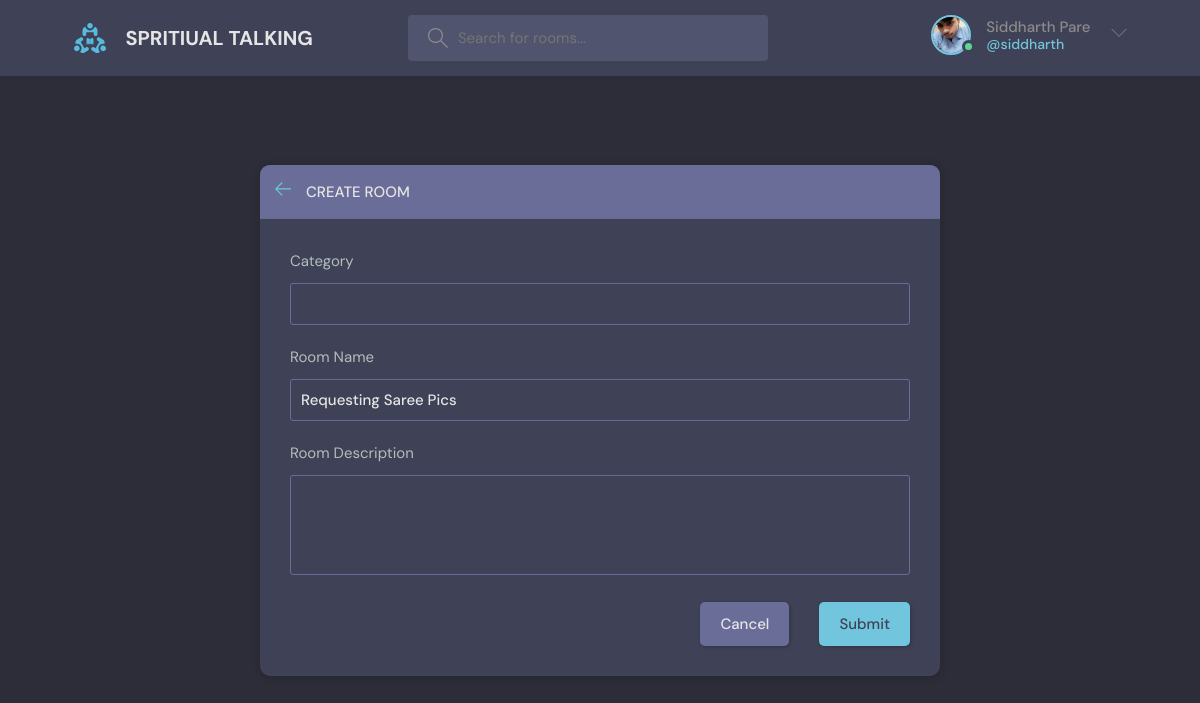
Screenshot of /update-room/2/ (signed in) with the database file from the repository.
### base/models.py (models this page shows, shortened)
class User(AbstractUser):
    name = models.CharField(max_length=200, null = True)
    email = models.EmailField(unique = True, null = True)
    bio = models.TextField(null = True)
    avatar = models.ImageField(null=True, default="avatar.svg")
    USERNAME_FIELD = 'username'
    REQUIRED_FIELDS = []

class Room(models.Model):
    host = models.ForeignKey(User, on_delete=models.SET_NULL, null=True)
    topic = models.ForeignKey(Topic, on_delete=models.SET_NULL, null=True)
    name = models.CharField(max_length=200)
    description = models.TextField(null=True, blank=True)
    participants = models.ManyToManyField(User, related_name='participants', blank=True)
    updated = models.DateTimeField(auto_now=True)
    created = models.DateTimeField(auto_now_add=True)
    class Meta:
        ordering = ['-updated', '-created']

### base/views.py (the view, shortened to what this page needs)
# urls.py: path('update-room/<int:pk>/', updateRoom, name = "update-room"),
@login_required(login_url='login')
def updateRoom(request, pk):
    room = Room.objects.get(id=pk)
    form = RoomForm(instance=room)
    topics = Topic.objects.all()
    if request.user != room.host:
        return HttpResponse('You are not allowed here')
    context = {'form': form, 'topics':topics, 'room':room}
    return render(request, 'base/room_form.html',context)

### base/forms.py
class RoomForm(ModelForm):
    class Meta:
        model = Room
        fields = '__all__'
        exclude = ['host', 'participants']

### base/templates/base/room_form.html (shortened to what this page needs)
{% extends 'base/_base.html' %}
{% block content %}
  <main class="create-room layout">
    <div class="container">
      <div class="layout__box">
        <div class="layout__boxHeader">
          <div class="layout__boxTitle">
            <a href="{% url 'home' %}">
              <svg version="1.1" xmlns="http://www.w3.org/2000/svg" width="32" height="32" viewBox="0 0 32 32">
                <title>arrow-left</title>
                <path
                  d="M13.723 2.286l-13.723 13.714 13.719 13.714 1.616-1.611-10.96-10.96h27.625v-2.286h-27.625l10.965-10.965-1.616-1.607z">
                </path>
              </svg>
            </a>
            <h3>Create Room</h3>
          </div>
        </div>
        <div class="layout__body">
          <form class="form" action="" method="post">
            <div class="form__group">
              <label for="room_topic">Category </label>
              <input required value="{{request.GET.topic}}" type="text" name="topic" list="topic-list" />
            </div>
            <div class="form__group">
              <label for="room_name">Room Name</label>
              {{form.name}}
            </div>
            <div class="form__group">
              <label for="room_description">Room Description</label>
              {{form.description}}
            </div>
            <div class="form__action">
              <a class="btn btn--dark" href="{% url 'home' %}">Cancel</a>
              <button class="btn btn--main" type="submit">Submit</button>
            </div>
          </form>
        </div>
      </div>
    </div>
  </main>
{% endblock content %}

### base/templates/base/navbar.html (shortened to what this page needs)
{% load static %}
<header class="header header--loggedIn">
      <div class="container">
        <a href="{% url 'home' %}" class="header__logo">
          <img src="{% static 'images/logo.svg'  %}" />
          <h1>SPRITIUAL TALKING</h1>
        </a>
        <form class="header__search" method="GET" action="{% url 'home' %}">
          <label>
            <input name="q" placeholder="Search for rooms..." />
          </label>
        </form>
        <nav class="header__menu">
          {% if user.is_authenticated %}
          <div class="header__user">
            <a href="{% url 'update-user' %}">
              <div class="avatar avatar--medium active">
                <img src="{{request.user.avatar.url}}" />
              </div>
              <p>{{request.user.name}}<span>@{{request.user.username}}</span></p>
            </a>
            <button class="dropdown-button">
              <svg version="1.1" xmlns="http://www.w3.org/2000/svg" width="32" height="32" viewBox="0 0 32 32">
                <title>chevron-down</title>
                <path d="M16 21l-13-13h-3l16 16 16-16h-3l-13 13z"></path>
              </svg>
            </button>
          </div>
        {% else %}
          <a href="{% url 'login' %}">
            <img src="{% static 'images/avatar.svg' %}" />
            <p>Login</p>
          </a>
        {% endif %}
        </nav>
      </div>
    </header>

### rows the page displays
User: user.avatar (picture), user.name "Siddharth Pare", user.username "siddharth"
Room: name "Requesting Saree Pics"
